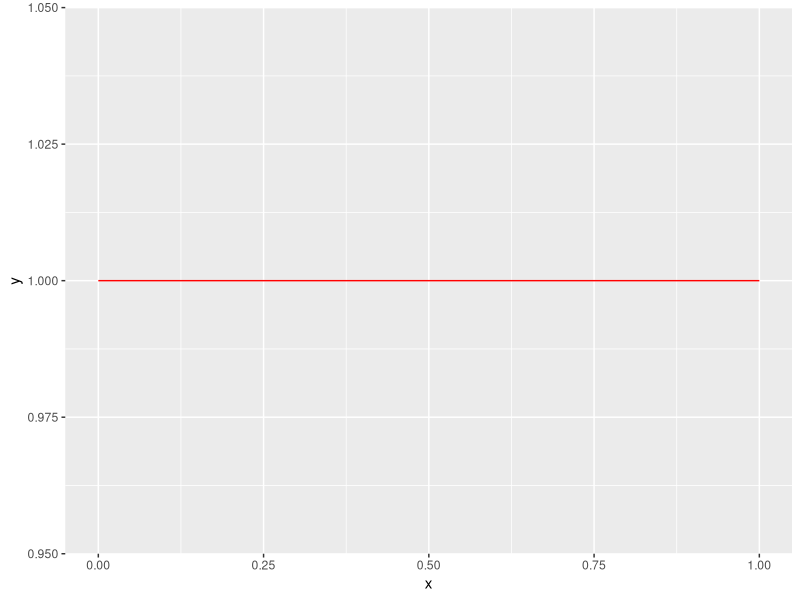
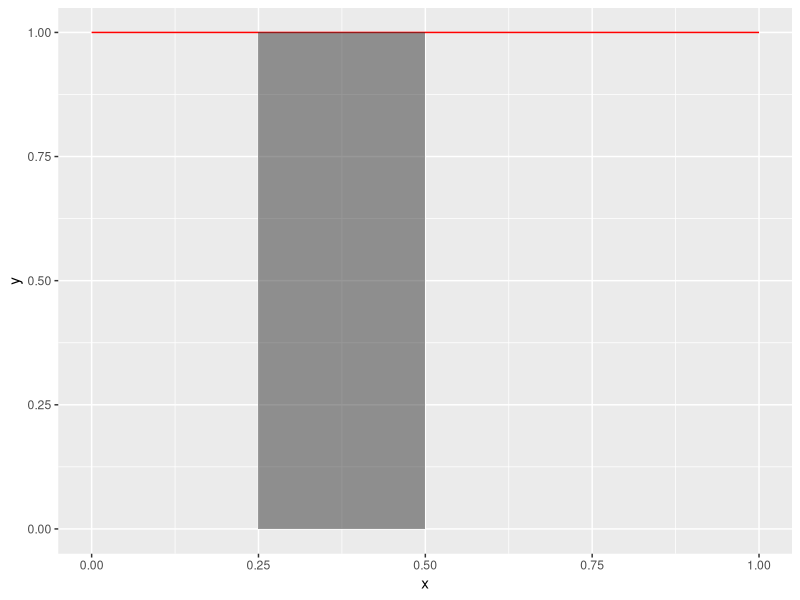

Here is the R script that generated these plots, in order:
## ---- chunk 1
library(tidyverse)
ggplot(data.frame(x = c(0, 1)), aes(x)) + 
stat_function(fun = dunif, colour="red", n = 100)
## ---- chunk 2
ggplot(data.frame(x = c(0, 1)), aes(x)) + 
stat_function(fun = dunif, colour="red", n = 100) +
stat_function(fun = dunif, xlim = c(0.25, 0.5), geom = "area", alpha=0.5) 
